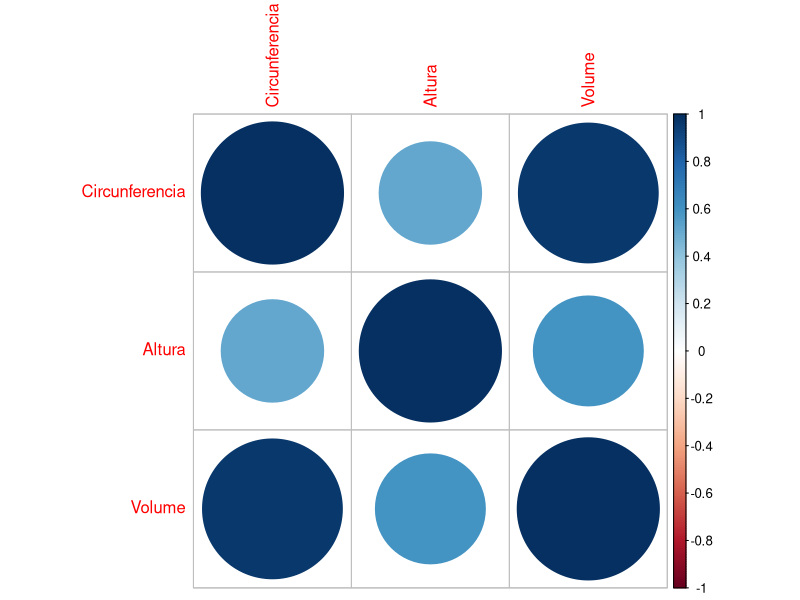
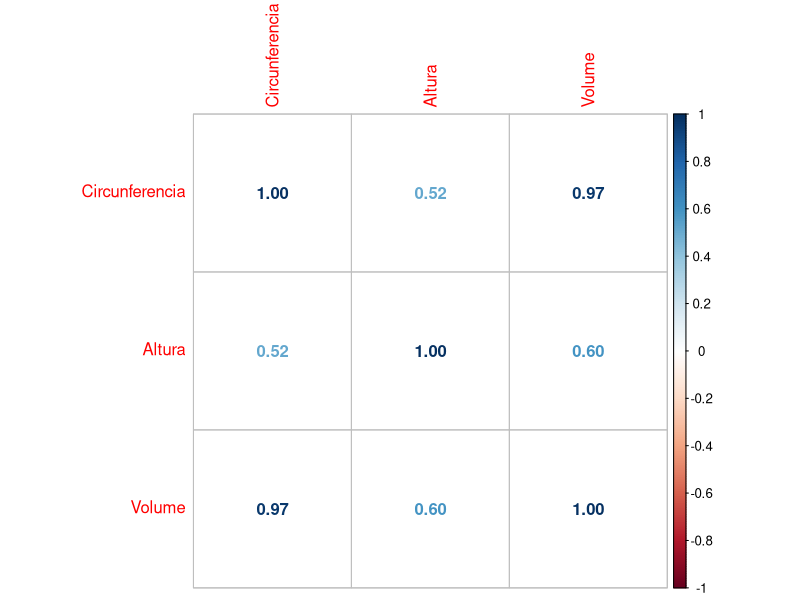

Reproduce these figures in R, in order.
#CORRELACAO 

# A - Bando de dados TREES
dados <- trees
View(dados)
head(dados) 
#Renomeando as colunas dos dados TREES
colnames(dados) <- c("Circunferencia", "Altura", "Volume") 
View(dados)

# 1-Normalização dos dados --------------------------------------------------

colMeans(dados)  #calcular a média de coluna por coluna
dados_norm <- scale(dados)
head(dados_norm)
colMeans(dados_norm) #Média é 0
sd(dados_norm[,1]) #Desvio-padrão é 1

# 2-Calcula a matriz de correlação ------------------------------------------
matcor <- cor(dados_norm)
print(matcor, digits =2)

#Analisando a correlacao por grafico
if(!require(corrplot)) install.packages("corrplot") 
library(corrplot)
corrplot(matcor, method = "circle")
#Visualizando por numero
corrplot(matcor, method = "number")


# 3-Teste de Bartlett -----------------------------------------------------
if(!require(psych)) install.packages("psych") 
library(psych)
bartlett_result <- cortest.bartlett(dados_norm)
print(bartlett_result)


# 4- Teste KMO ------------------------------------------------------------
kmo_result <- KMO(dados_norm)
print(kmo_result)  #Medida de adequação da amostra (MSA)
